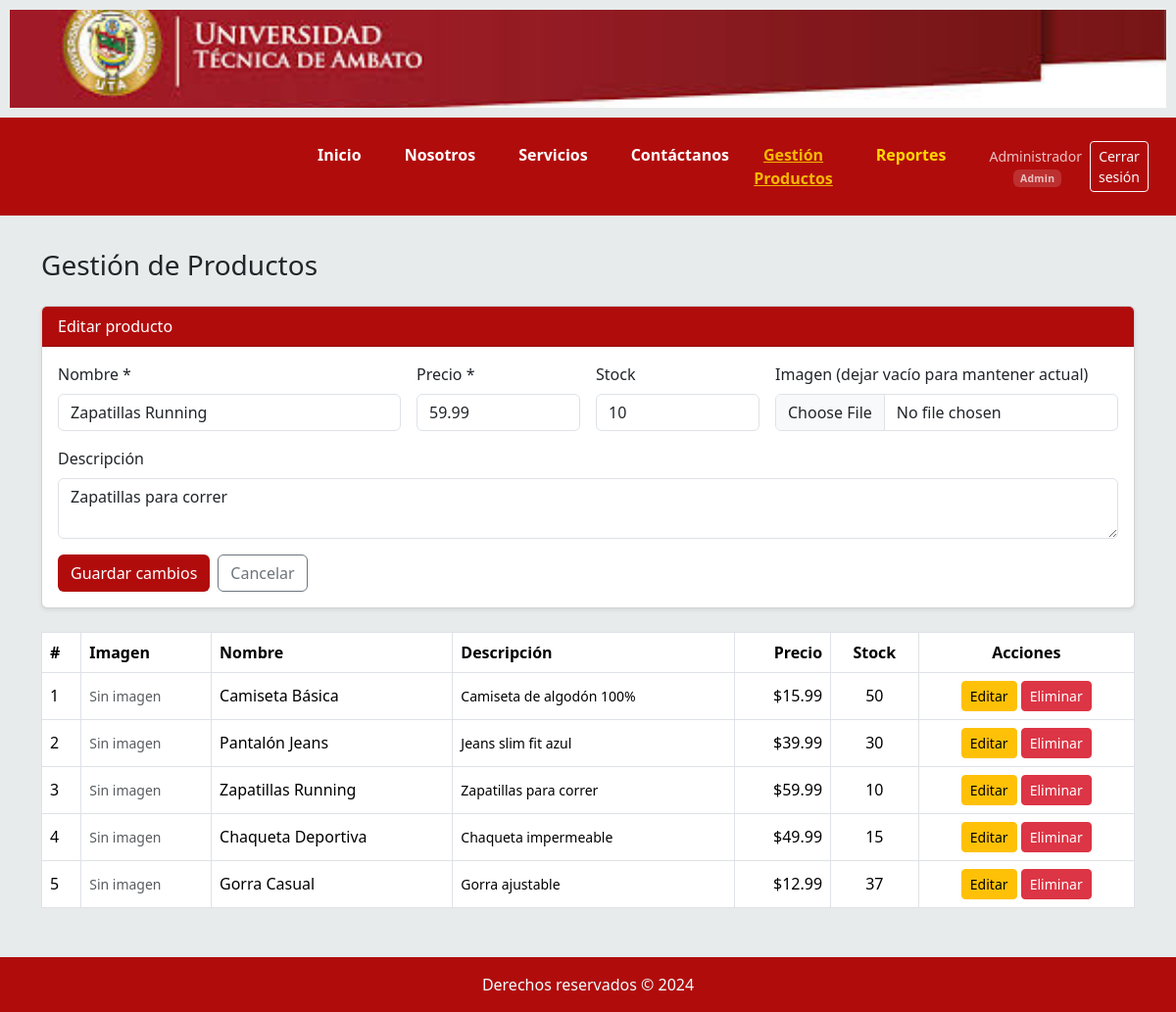
The page /index.php?option=AdminProductos&edit_id=3 (signed in) on the database its author committed.
### tables this page shows
CREATE TABLE productos (
    id          INT(11) NOT NULL AUTO_INCREMENT,
    nombre      VARCHAR(150) NOT NULL,
    descripcion TEXT DEFAULT NULL,
    precio      DECIMAL(10,2) NOT NULL,
    stock       INT(11) NOT NULL DEFAULT 0,
    imagen      VARCHAR(255) DEFAULT NULL,
    PRIMARY KEY (id)
);

### controller/controller.php (called while the page is built)
<?php
class controllersEnlaces
{
    public function platilla()
    {
        include "views/template.php";
    }
    public function controladorEnlaces()
    {
        $opcion = isset($_GET["option"]) ? $_GET["option"] : "Inicio";
        $pagina = modeloEnlaces::EnlacesPaginas($opcion);
        include $pagina;
    }
}
?>

### index.php (called while the page is built, shortened)
<?php
require_once "controller/controller.php";
$mvc = new controllersEnlaces();
$mvc->platilla();
?>

### models/producto_model.php (called while the page is built, shortened)
<?php
class ProductoModel
{
    public static function obtenerTodos()
    {
        $con = getConexion();
        $resultado = mysqli_query($con, "SELECT * FROM productos ORDER BY id ASC");
        $productos = [];
        while ($fila = mysqli_fetch_assoc($resultado)) {
            $productos[] = $fila;
        }
        return $productos;
    }
    public static function obtenerPorId($id)
    {
        $con  = getConexion();
        $stmt = mysqli_prepare($con, "SELECT * FROM productos WHERE id = ?");
        mysqli_stmt_bind_param($stmt, "i", $id);
        mysqli_stmt_execute($stmt);
        $resultado = mysqli_stmt_get_result($stmt);
        return mysqli_fetch_assoc($resultado);
    }
}
?>

### views/adminproductos.php (the view, shortened to what this page needs)
<?php
require_once "models/producto_model.php";
$editar  = null;
$edit_id = isset($_GET['edit_id']) ? (int)$_GET['edit_id'] : 0;
if ($edit_id > 0) {
    $editar = ProductoModel::obtenerPorId($edit_id);
}
$productos = ProductoModel::obtenerTodos();
?>
<h3 class="mb-4">Gestión de Productos</h3>
<div class="card mb-4 shadow-sm">
    <div class="card-header text-white" style="background:rgb(177,12,12);">
        <?= $editar ? 'Editar producto' : 'Nuevo producto' ?>
    </div>
    <div class="card-body">
        <form method="post" action="action.php" enctype="multipart/form-data">
            <div class="row g-3">
                <div class="col-md-4">
                    <label class="form-label">Nombre *</label>
                    <input type="text" name="nombre" class="form-control" required
                           value="<?= htmlspecialchars($editar['nombre'] ?? '') ?>">
                </div>
                <div class="col-md-2">
                    <label class="form-label">Precio *</label>
                    <input type="number" name="precio" class="form-control" step="0.01" min="0.01" required
                           value="<?= htmlspecialchars($editar['precio'] ?? '') ?>">
                </div>
                <div class="col-md-2">
                    <label class="form-label">Stock</label>
                    <input type="number" name="stock" class="form-control" min="0"
                           value="<?= htmlspecialchars($editar['stock'] ?? '0') ?>">
                </div>
                <div class="col-md-4">
                    <label class="form-label">
                        Imagen <?= $editar ? '(dejar vacío para mantener actual)' : '' ?>
                    </label>
                    <input type="file" name="imagen" class="form-control" accept="image/*">
                </div>
                <div class="col-12">
                    <label class="form-label">Descripción</label>
                    <textarea name="descripcion" class="form-control" rows="2"><?= htmlspecialchars($editar['descripcion'] ?? '') ?></textarea>
                </div>
                <div class="col-12 d-flex gap-2">
                    <button type="submit" class="btn text-white" style="background:rgb(177,12,12);">
                        <?= $editar ? 'Guardar cambios' : 'Agregar producto' ?>
                    </button>
                    <?php if ($editar): ?>
                        <a href="index.php?option=AdminProductos" class="btn btn-outline-secondary">Cancelar</a>
                    <?php endif; ?>
                </div>
            </div>
        </form>
    </div>
</div>
<div class="table-responsive">
    <table class="table table-bordered table-hover align-middle">
        <thead class="text-white" style="background:rgb(177,12,12);">
            <tr>
                <th>#</th>
                <th>Imagen</th>
                <th>Nombre</th>
                <th>Descripción</th>
                <th class="text-end">Precio</th>
                <th class="text-center">Stock</th>
                <th class="text-center">Acciones</th>
            </tr>
        </thead>
        <tbody>
            <?php if (empty($productos)): ?>
            <tr><td colspan="7" class="text-center text-muted">No hay productos registrados.</td></tr>
            <?php else: ?>
            <?php foreach ($productos as $p): ?>
            <tr>
                <td><?= $p['id'] ?></td>
                <td>
                    <?php if (!empty($p['imagen'])): ?>
                        <img src="image/productos/<?= htmlspecialchars($p['imagen']) ?>"
                             style="height:50px;object-fit:cover;border-radius:4px;"
                             alt="<?= htmlspecialchars($p['nombre']) ?>">
                    <?php else: ?>
                        <span class="text-muted small">Sin imagen</span>
                    <?php endif; ?>
                </td>
                <td><?= htmlspecialchars($p['nombre']) ?></td>
                <td class="small"><?= htmlspecialchars($p['descripcion']) ?></td>
                <td class="text-end">$<?= number_format($p['precio'], 2) ?></td>
                <td class="text-center"><?= (int)$p['stock'] ?></td>
                <td class="text-center">
                    <a href="index.php?option=AdminProductos&edit_id=<?= $p['id'] ?>"
                       class="btn btn-sm btn-warning">Editar</a>
                    <form method="post" action="action.php" class="d-inline"
                          onsubmit="return confirm('¿Eliminar este producto?');">
                        <button type="submit" class="btn btn-sm btn-danger">Eliminar</button>
                    </form>
                </td>
            </tr>
            <?php endforeach; ?>
            <?php endif; ?>
        </tbody>
    </table>
</div>

### css/style.css (style rules this page uses)
body { background: rgb(232, 235, 235); display: flex; flex-direction: column; min-height: 100vh; }

### rows shown on the page
productos: nombre "Zapatillas Running", precio "59.99", stock "10", descripcion "Zapatillas para correr", id "3", shows "Sin imagen"
productos: id "1", shows "Sin imagen", nombre "Camiseta Básica", descripcion "Camiseta de algodón 100%", precio "15.99", stock "50"
productos: id "2", shows "Sin imagen", nombre "Pantalón Jeans", descripcion "Jeans slim fit azul", precio "39.99", stock "30"
productos: id "4", shows "Sin imagen", nombre "Chaqueta Deportiva", descripcion "Chaqueta impermeable", precio "49.99", stock "15"
productos: id "5", shows "Sin imagen", nombre "Gorra Casual", descripcion "Gorra ajustable", precio "12.99", stock "37"

### other values the page prints
$_SESSION['usuario_nombre'] "Administrador"
